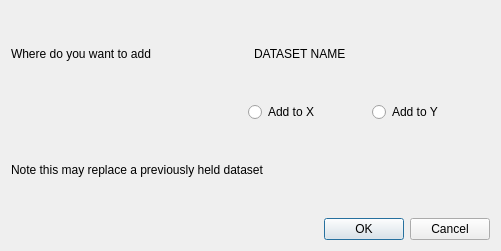
<?xml version="1.0" encoding="UTF-8"?>
<ui version="4.0">
 <class>AddDSToTraceDialog</class>
 <widget class="QDialog" name="AddDSToTraceDialog">
  <property name="geometry">
   <rect>
    <x>0</x>
    <y>0</y>
    <width>501</width>
    <height>251</height>
   </rect>
  </property>
  <property name="windowTitle">
   <string>Add Dataset to Trace</string>
  </property>
  <layout class="QVBoxLayout" name="verticalLayout_4" stretch="0,0">
   <item>
    <layout class="QVBoxLayout" name="verticalLayout" stretch="1,1,1">
     <item>
      <layout class="QHBoxLayout" name="horizontalLayout" stretch="1,1">
       <item>
        <widget class="QLabel" name="label">
         <property name="text">
          <string>Where do you want to add</string>
         </property>
        </widget>
       </item>
       <item>
        <widget class="QLabel" name="ds_name_label">
         <property name="text">
          <string>DATASET NAME</string>
         </property>
        </widget>
       </item>
      </layout>
     </item>
     <item>
      <layout class="QHBoxLayout" name="horizontalLayout_2" stretch="2,1,1">
       <item>
        <spacer name="horizontalSpacer">
         <property name="orientation">
          <enum>Qt::Horizontal</enum>
         </property>
         <property name="sizeHint" stdset="0">
          <size>
           <width>40</width>
           <height>20</height>
          </size>
         </property>
        </spacer>
       </item>
       <item>
        <widget class="QRadioButton" name="add_x_radio">
         <property name="text">
          <string>Add to X</string>
         </property>
        </widget>
       </item>
       <item>
        <widget class="QRadioButton" name="add_y_radio">
         <property name="text">
          <string>Add to Y</string>
         </property>
        </widget>
       </item>
      </layout>
     </item>
     <item>
      <widget class="QLabel" name="label_2">
       <property name="text">
        <string>Note this may replace a previously held dataset</string>
       </property>
      </widget>
     </item>
    </layout>
   </item>
   <item>
    <widget class="QDialogButtonBox" name="add_ds_trace_buttonbox">
     <property name="orientation">
      <enum>Qt::Horizontal</enum>
     </property>
     <property name="standardButtons">
      <set>QDialogButtonBox::Cancel|QDialogButtonBox::Ok</set>
     </property>
    </widget>
   </item>
  </layout>
 </widget>
 <resources/>
 <connections>
  <connection>
   <sender>add_ds_trace_buttonbox</sender>
   <signal>accepted()</signal>
   <receiver>AddDSToTraceDialog</receiver>
   <slot>accept()</slot>
   <hints>
    <hint type="sourcelabel">
     <x>248</x>
     <y>254</y>
    </hint>
    <hint type="destinationlabel">
     <x>157</x>
     <y>274</y>
    </hint>
   </hints>
  </connection>
  <connection>
   <sender>add_ds_trace_buttonbox</sender>
   <signal>rejected()</signal>
   <receiver>AddDSToTraceDialog</receiver>
   <slot>reject()</slot>
   <hints>
    <hint type="sourcelabel">
     <x>316</x>
     <y>260</y>
    </hint>
    <hint type="destinationlabel">
     <x>286</x>
     <y>274</y>
    </hint>
   </hints>
  </connection>
 </connections>
</ui>
